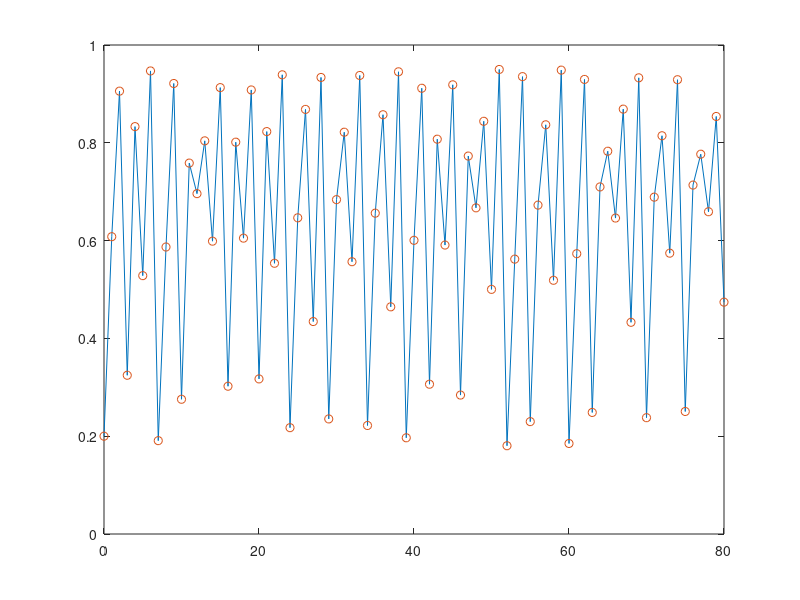

The MATLAB source for this figure:
%
% logweb.m - this MATLAB file solves the 
% discrete logistic equation x(i+1)=r*x(i)*(1-x(i))
% and illustrates cobwebbing analysis
r=3.8;       % growth rate
x0=0.2;      %initial population x0
n=80;          %end of time interval
x=zeros(n+1,1);
t=zeros(n+1,1);
x(1)=x0;
tt(1)=0;
for i=1:n
t(i)=i-1;
x(i+1)=r*x(i)*(1-x(i));
end
t(n+1)=n;
nn=100;
del=1./nn;
xstart=0;
yy=zeros(nn+1,1);
lin=zeros(nn+1,1);
xx=zeros(nn+1,1);
for i=1:nn+1
xx(i)=xstart+(i-1)*del;
lin(i)=xx(i);
yy(i)=r*xx(i)*(1-xx(i));
end
plot(xx,lin,xx,yy),pause
xc=zeros(24,1);
yc=zeros(24,1);
xc(1)=x0;
yc(1)=0;
xc(2)=x0;
yc(2)=r*x0*(1-x0);
yc(3)=yc(2);
xc(3)=yc(2);
plot(xx,lin,xx,yy,xc,yc),pause
for j=3:20;
jj=2*j-4;
xc(jj)=xc(jj-1);
yc(jj)=r*xc(jj)*(1-xc(jj));
xc(jj+1)=yc(jj);
yc(jj+1)=yc(jj);
plot(xx,lin,xx,yy,xc,yc),pause
end
plot(t,x,t,x,'o');
